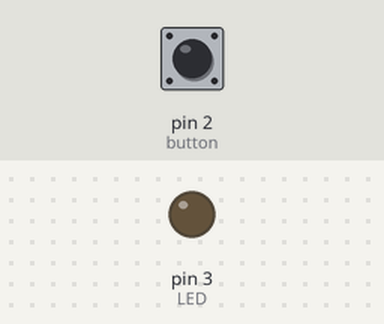
The sketch below on a simulated Arduino Uno, built with avr-gcc and run on an emulated ATmega328P. Parts: output pins drawn as LEDs (lit = HIGH). Inputs (shaded band) come from the test bench; at power-on: pin 2 (button) LOW.

Above: at 1.2 s.
1.3 s: pin 2 (button) pulled HIGH for 0.15 s
At 1.37 s:
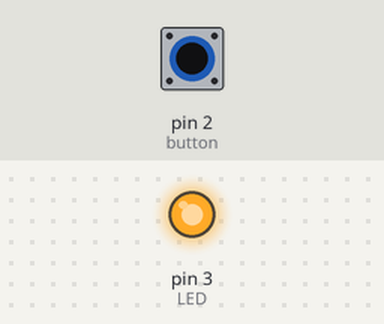
2.9 s: pin 2 (button) pulled HIGH for 3.2 s
At 6.9 s:
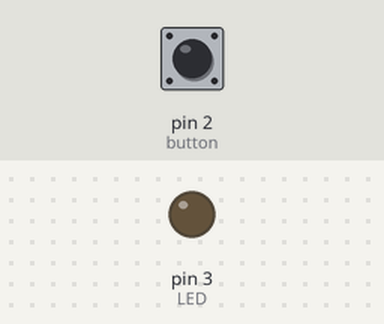
Timing chart, 0 to 8.4 s (numbered marks = the images above; inputs shaded):
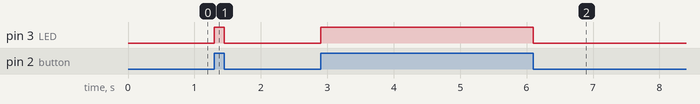

Measured:
- after the input at 1.3 s, pin 3 (LED): LOW → HIGH at once, → LOW 0.15 s later
- after the input at 2.9 s, pin 3 (LED): LOW → HIGH at once, → LOW 3.2 s later

The sketch:

Turn_on_LED_with_push_button.ino
```cpp
/*  버튼을 누르는 동안 LED켜기  */
int button = 2;  // 버튼 핀을 2번으로 설정
int LED = 3;      // LED핀을 3번으로 설정
int buttonState = 0; // 입력 핀의 상태를 읽기 위한 변수

void setup() {
pinMode(LED , OUTPUT);  // LED핀을 출력으로 설정
pinMode(button, INPUT);
}
void loop() {
  buttonState = digitalRead(button);
  // 디지털입력 핀인  버튼이 눌려졌는지를 읽음

  if(buttonState  == HIGH) {  // 버턴의 상태가 High 이면
      digitalWrite(LED , HIGH);   // LED 핀을 High로 출력
   }
   else {    // 버턴의 상태가 High가 아니면
      digitalWrite(LED , LOW);  // LED 핀을 Low로 출력
}
 }
```
